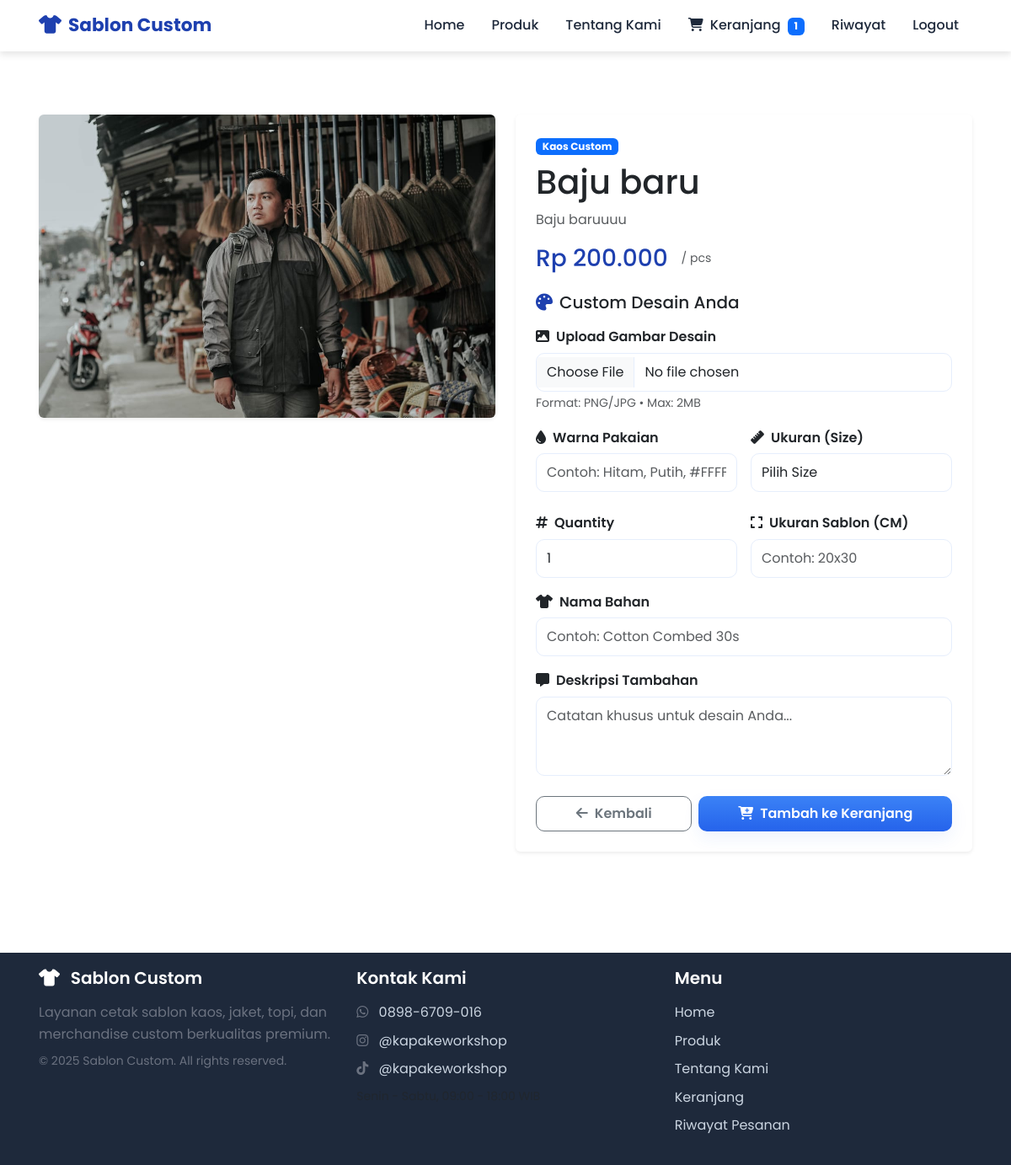
/product_detail.php?id=9 (signed in), run on the app's committed database.
### tables this page shows
CREATE TABLE `products` (
  `id` int(11) NOT NULL,
  `nama_produk` varchar(100) NOT NULL,
  `kategori` enum('Kaos Custom','Topi Bordir','Jaket Hoodie','Kemeja Custom') NOT NULL,
  `harga` decimal(12,2) NOT NULL,
  `deskripsi` text DEFAULT NULL,
  `foto` varchar(255) DEFAULT NULL,
  `created_at` timestamp NOT NULL DEFAULT current_timestamp()
);

### includes/functions.php (called while the page is built, shortened)
<?php
require_once __DIR__ . '/config.php';
function esc($s) {
    return htmlspecialchars($s, ENT_QUOTES, 'UTF-8');
}
function format_rupiah($number) {
    return 'Rp ' . number_format($number, 0, ',', '.');
}
function get_product($id) {
    global $conn;
    $stmt = $conn->prepare("SELECT * FROM products WHERE id = ? LIMIT 1");
    $stmt->bind_param('i', $id);
    $stmt->execute();
    $res = $stmt->get_result();
    return $res->fetch_assoc();
}
?>

### product_detail.php (the view, shortened to what this page needs)
<?php
require_once __DIR__ . '/includes/header.php';
require_once __DIR__ . '/includes/auth.php';
require_once __DIR__ . '/includes/functions.php';
$id = isset($_GET['id']) ? (int)$_GET['id'] : 0;
$product = get_product($id);
?>
<div class="container">
  <section class="section-padding">
    <div class="row g-4">
      <div class="col-lg-6" data-aos="fade-right">
        <div class="card border-0 shadow-sm overflow-hidden">
          <?php $img = !empty($product['foto']) ? 'assets/img/' . $product['foto'] : 'https://via.placeholder.com/600x450?text=' . urlencode($product['nama_produk']); ?>
          <img src="<?php echo esc($img); ?>" class="img-fluid" alt="<?php echo esc($product['nama_produk']); ?>" style="width:100%;height:auto;">
        </div>
      </div>
      <div class="col-lg-6" data-aos="fade-left">
        <div class="card border-0 shadow-sm p-4">
          <div class="mb-4">
            <span class="badge bg-primary mb-2"><?php echo esc($product['kategori'] ?? 'Produk'); ?></span>
            <h1 class="mb-2"><?php echo esc($product['nama_produk']); ?></h1>
            <p class="text-muted mb-3"><?php echo esc($product['deskripsi']); ?></p>
            <div class="d-flex align-items-center gap-3">
              <h3 class="text-primary mb-0"><?php echo format_rupiah($product['harga']); ?></h3>
              <small class="text-muted">/ pcs</small>
            </div>
          </div>
          <form method="post" enctype="multipart/form-data">
            <h5 class="mb-3"><i class="fa-solid fa-palette me-2 text-primary"></i>Custom Desain Anda</h5>
            <div class="mb-3">
              <label class="form-label"><i class="fa-solid fa-image me-2"></i>Upload Gambar Desain</label>
              <input type="file" name="desain" accept="image/png, image/jpeg" class="form-control">
              <small class="text-muted">Format: PNG/JPG • Max: 2MB</small>
            </div>
            <div class="row g-3">
              <div class="col-md-6">
                <label class="form-label"><i class="fa-solid fa-droplet me-2"></i>Warna Pakaian</label>
                <input type="text" name="warna" class="form-control" placeholder="Contoh: Hitam, Putih, #FFFFFF" required>
              </div>
              <div class="col-md-6">
                <label class="form-label"><i class="fa-solid fa-ruler me-2"></i>Ukuran (Size)</label>
                <select name="size" class="form-select" required>
                  <option value="">Pilih Size</option>
                </select>
              </div>
            </div>
            <div class="row g-3 mt-2">
              <div class="col-md-6">
                <label class="form-label"><i class="fa-solid fa-hashtag me-2"></i>Quantity</label>
                <input type="number" name="quantity" class="form-control" value="1" min="1" required>
              </div>
              <div class="col-md-6">
                <label class="form-label"><i class="fa-solid fa-expand me-2"></i>Ukuran Sablon (CM)</label>
                <input type="text" name="ukuran_sablon" class="form-control" placeholder="Contoh: 20x30">
              </div>
            </div>
            <div class="mb-3 mt-3">
              <label class="form-label"><i class="fa-solid fa-shirt me-2"></i>Nama Bahan</label>
              <input type="text" name="bahan" class="form-control" placeholder="Contoh: Cotton Combed 30s">
            </div>
            <div class="mb-4">
              <label class="form-label"><i class="fa-solid fa-message me-2"></i>Deskripsi Tambahan</label>
              <textarea name="deskripsi" class="form-control" rows="3" placeholder="Catatan khusus untuk desain Anda..."></textarea>
            </div>
            <div class="d-flex gap-2">
              <a href="products.php" class="btn btn-outline-secondary flex-fill">
                <i class="fa-solid fa-arrow-left me-2"></i>Kembali
              </a>
              <button type="submit" class="btn btn-primary flex-fill">
                <i class="fa-solid fa-cart-plus me-2"></i>Tambah ke Keranjang
              </button>
            </div>
          </form>
        </div>
      </div>
    </div>
  </section>
</div>
<?php require_once __DIR__ . '/includes/footer.php'; ?>

### assets/css/style.css (style rules this page uses)
:root { --primary: #1E40AF; --primary-light: #3B82F6; --secondary: #64748b; --bg-main: #ffffff; --bg-light: #f1f5f9; --text: #1e293b; --text-muted: #64748b; --shadow: 0 4px 8px rgba(0,0,0,0.1); --shadow-hover: 0 8px 20px rgba(30,64,175,0.15); --brand: #3b82f6; --brand-600: #2563eb; --accent: #60a5fa; --muted: #6b7280; --bg: #f8fafc; --card: #ffffff; --soft-border: #e6eefc; --danger: #ef4444; --success: #10b981; --pay: #2563eb; --radius: 12px; }
html, body { height: 100%; scroll-behavior: smooth; }
body { margin:0; padding:0; background: var(--bg-main); font-family: 'Poppins', 'Inter', system-ui, -apple-system, 'Segoe UI', Roboto, sans-serif; color: var(--text); -webkit-font-smoothing:antialiased; -moz-osx-font-smoothing:grayscale; font-size: 16px; line-height: 1.6; }
.section-padding { padding: 60px 0; }
.container { max-width:1140px; margin: 0 auto; padding: 0 16px; }
form .form-label { font-weight:600; margin-bottom:6px; display:block; }
.form-control, .form-select, textarea { border-radius:10px; border:1px solid var(--soft-border); padding:10px 12px; background: #fff; }
.btn { border-radius:10px; padding:8px 14px; font-weight:600; transition: transform .14s ease, box-shadow .14s ease; }
.btn-primary { background: linear-gradient(180deg,var(--brand),var(--brand-600)); color:#fff; border:0; box-shadow:0 8px 20px rgba(37,99,235,0.08); }
.text-muted { color:var(--muted); }
.text-primary { color: var(--primary) !important; }

### data on the page
products: foto (picture), kategori "Kaos Custom", nama_produk "Baju baru", deskripsi "Baju baruuuu", harga "Rp 200.000"

### other printed values
get_cart_count($_SESSION['user_id'] ?? 0) "1"
